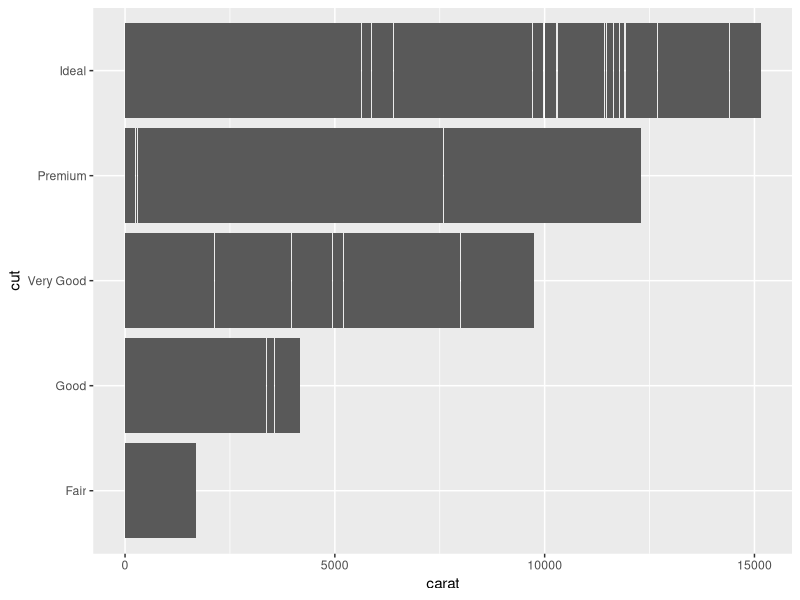
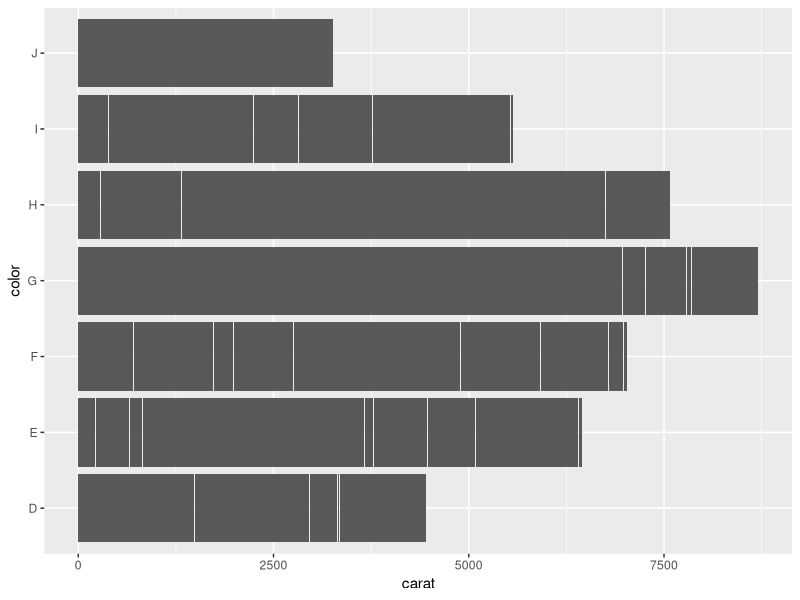
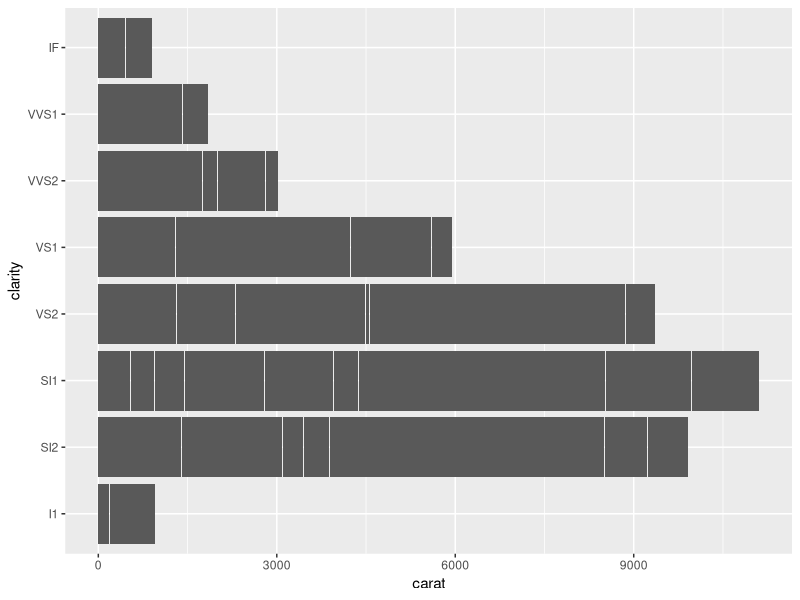

R code for these plots, in order:
# ---- sekcja-1 ----

library(ggplot2)
library(dplyr)

ggplot(data=diamonds,aes(x=carat,y=cut)) + 
  geom_col()

ggplot(data=diamonds,aes(x=carat,y=color)) + 
  geom_col()

ggplot(data=diamonds,aes(x=carat,y=clarity)) + 
  geom_col()

# ---- sekcja-2 ----
bigger <- diamonds %>% 
  filter(carat >= 3.01)

knitr::kable(
  bigger[1:20, ], 
  caption = "Tabela 20 najwiekszych diamentow"
)

